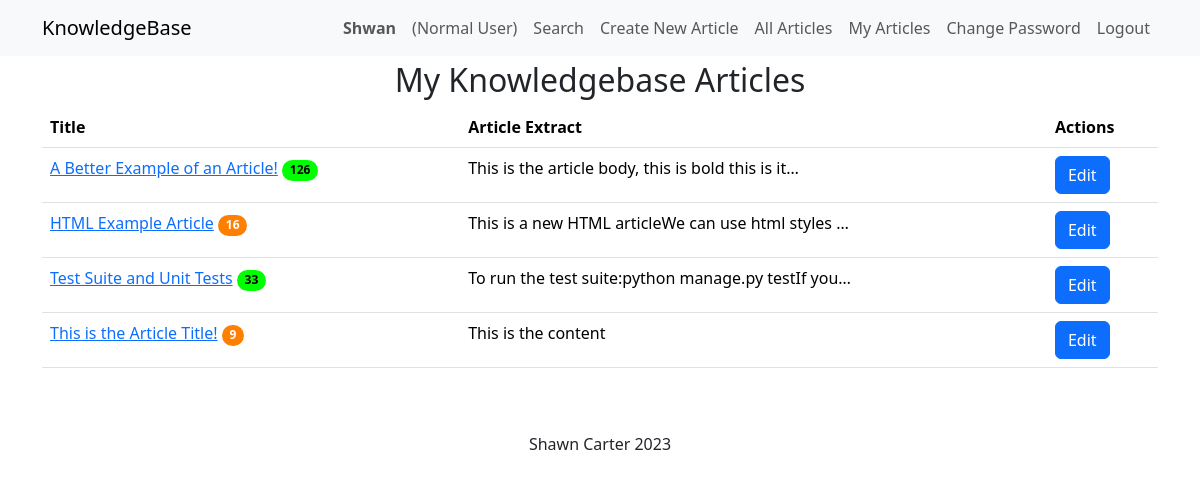
The page /myarticles/ (signed in) on the database its author committed.
### knowledge/models.py (models this page shows)
class KBEntry(models.Model):
    title = models.CharField(max_length=255)
    article = models.TextField()
    created_by = models.ForeignKey(
        User, related_name="created_kb_entries", on_delete=models.SET_NULL, null=True
    )
    created_datetime = models.DateTimeField(auto_now_add=True)
    modified_datetime = models.DateTimeField(null=True, blank=True)
    last_modified_by = models.ForeignKey(
        User, related_name="modified_kb_entries", on_delete=models.SET_NULL, null=True
    )
    deleted_datetime = models.DateTimeField(null=True, blank=True)
    deleted_by = models.ForeignKey(
        User,
        related_name="deleted_kb_entries",
        on_delete=models.SET_NULL,
        null=True,
        blank=True,
    )
    upvotes = models.ManyToManyField(
        User, related_name="upvoted_kb_entries", blank=True
    )
    downvotes = models.ManyToManyField(
        User, related_name="downvoted_kb_entries", blank=True
    )
    rating = models.FloatField(default=0.0)
    views = models.PositiveIntegerField(default=0)
    meta_data = models.ManyToManyField("Tag", blank=True)

### knowledge/views.py (the view)
# urls.py: path("myarticles/", views.my_articles, name="my_articles"),
@login_required
def my_articles(request):
    user_articles = KBEntry.objects.filter(
        created_by=request.user, deleted_datetime__isnull=True
    )
    return render(request, "knowledge/my_articles.html", {"articles": user_articles})

### knowledge/templates/knowledge/my_articles.html (shortened to what this page needs)
{% extends 'knowledge/base.html' %}
{% block page_title%}My Knowledgebase Articles{% endblock %}
{% block content %}
    {% if articles %}
    <table class="table" id="table" style="display:none">
        <thead>
            <tr>
                <th>Title</th>
                <th>Article Extract</th>
                <th>Actions</th>
            </tr>
        </thead>
        <tbody>
            {% for article in articles %}
            <tr>
                <td>
                    <a href="{% url 'article_detail' article.id %}">{{ article.title }}</a>
                    {% if article.rating == 0.0 and article.downvotes.count == 0 %}
                    <span class="badge rounded-pill badge-norating" aria-label="Not Yet Rated">Not Yet Rated</span>
                    {% else %}
                        {% if article.rating >= 75 %}
                        <span class="badge rounded-pill badge-green" aria-label="{{ article.views }} views (Good rating)">
                            {{ article.views }}
                        </span>
                        {% elif article.rating >= 50 %}
                        <span class="badge rounded-pill badge-yellow" aria-label="{{ article.views }} views (Average rating)">
                            {{ article.views }}
                        </span>
                        {% elif article.rating >= 25 %}
                        <span class="badge rounded-pill badge-orange" aria-label="{{ article.views }} views (Below average rating)">
                            {{ article.views }}
                        </span>
                        {% else %}
                        <span class="badge rounded-pill badge-red" aria-label="{{ article.views }} views (Poor rating)">
                            {{ article.views }}
                        </span>
                        {% endif %}
                    {% endif %}
                </td>
                <td>{{ article.article|striptags|truncatechars:50 }}</td>
                <td>
                    <a href="{% url 'edit_article' article.id %}" class="btn btn-primary">Edit</a>
                </td>
            </tr>
            {% endfor %}
        </tbody>
    </table>
    {% else %}
        <h4 class='title'>You haven't written any articles yet.</h4>
        <p class='title'>Why not create a new article?</p>
    {% endif %}
    <br>
{% endblock %}

### knowledge/templates/knowledge/base.html (shortened to what this page needs)
<!DOCTYPE html>
<html lang="en">
<head>
    {% load static %}
    <link href="https://cdn.jsdelivr.net/npm/bootstrap@5.3.1/dist/css/bootstrap.min.css" rel="stylesheet" />
    <link rel="stylesheet" href="https://cdn.jsdelivr.net/npm/alertifyjs@1.13.1/build/css/alertify.min.css" />
    <link rel="stylesheet" href="https://cdn.jsdelivr.net/npm/alertifyjs@1.13.1/build/css/themes/default.min.css" />
    <link href="//cdn.quilljs.com/1.3.6/quill.snow.css" rel="stylesheet" />
    <link href="https://cdn.datatables.net/v/bs5/dt-1.13.6/cr-1.7.0/fh-3.4.0/r-2.5.0/sb-1.5.0/datatables.min.css" rel="stylesheet" />
    <link rel="stylesheet" href="{% static 'custom.css' %}" />
</head>
<body>
    <nav class="navbar navbar-light bg-light navbar-expand-md">
        <div class="container">
            <a class="navbar-brand" href="/">KnowledgeBase</a>
            <div class="collapse navbar-collapse" id="navbarResponsive">
                <ul class="navbar-nav ms-auto">
                    {% if user.is_authenticated %}
                        <li class="nav-item">
                            <strong><a class="nav-link">{{ user.username }}</a></strong>
                        </li>
                        {% if user.is_superuser %}
                            <li class="nav-item dropdown">
                                <a class="nav-link dropdown-toggle" id="navbarDropdownMenuLink" role="button"
                                    data-bs-toggle="dropdown" aria-expanded="false">Admin Tasks</a>
                                <ul class="dropdown-menu" aria-labelledby="navbarDropdownMenuLink">
                                    <li>
                                        <a class="dropdown-item" href="{% url 'audit_logs' %}">Audit Logs</a>
                                    </li>
                                    <li>
                                        <a class="dropdown-item" href="{% url 'manage_tags' %}">Manage MetaTags</a>
                                    </li>
                                    <li>
                                        <a class="dropdown-item" href="{% url 'user-list' %}">List All Users</a>
                                    </li>
                                </ul>
                            </li>
                        {% else %}
                            <li class="nav-item">
                                <a class="nav-link" id="logout">(Normal User)</a>
                            </li>
                        {% endif %}
                        <li class="nav-item">
                            <a class="nav-link" href="{% url 'home' %}">Search</a>
                        </li>
                        <li class="nav-item">
                            <a class="nav-link" href="{% url 'create' %}">Create New Article</a>
                        </li>
                        <li class="nav-item">
                            <a class="nav-link" href="{% url 'allarticles' %}">All Articles</a>
                        </li>
                        <li class="nav-item">
                            <a class="nav-link" href="{% url 'my_articles' %}">My Articles</a>
                        </li>
                        <li class="nav-item">
                            <a class="nav-link" href="{% url 'change_password' %}">Change Password</a>
                        </li>
                        <li class="nav-item">
                            <a class="nav-link" id="logout" href="{% url 'confirm_logout' %}">Logout</a>
                        </li>
                    {% endif %}
                </ul>
            </div>
        </div>
    </nav>
    <div class="container">
        <h2 class='title'>{% block page_title %}{% endblock %}</h2>
        {% block content %}{% endblock %}
    </div>
    <br>
    <div class="footer text-center" id="footer">
        Shawn Carter 2023
    </div>
    <br>
</body>
</html>

### static/custom.css (style rules this page uses)
.badge-green { background-color: rgb(0, 255, 0) !important; color: black; }
.badge-orange { background-color: rgb(255, 128, 0) !important; color: white; }
.title { text-align: center; margin-top:5px !important; }

### rows shown on the page
KBEntry: title "A Better Example of an Article!", views "126", article "This is the article body, this is bold this is it…"
KBEntry: title "HTML Example Article", views "16", article "This is a new HTML articleWe can use html styles …"
KBEntry: title "Test Suite and Unit Tests", views "33", article "To run the test suite:python manage.py testIf you…"
KBEntry: title "This is the Article Title!", views "9", article "This is the content"

### other values the page prints
{{ user.username }} "Shwan"
